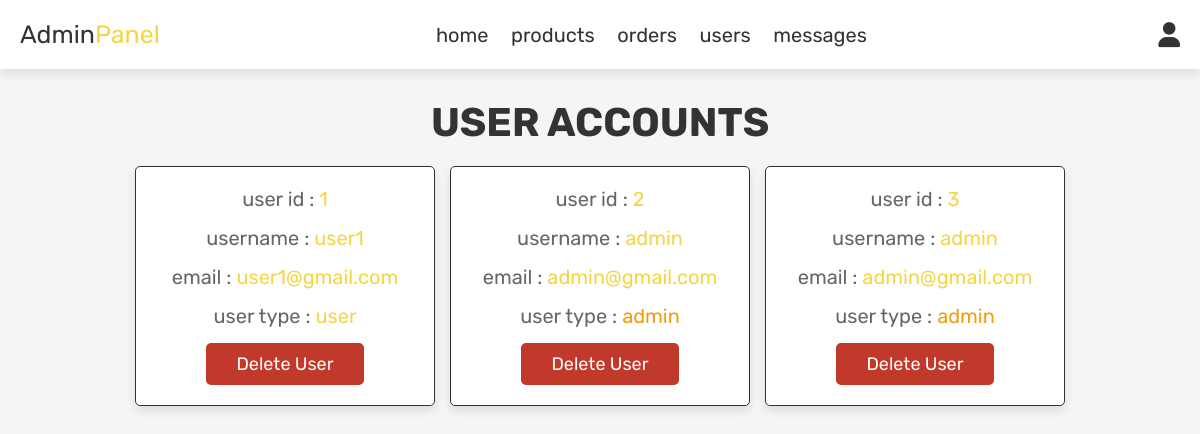
Screenshot of /admin_users.php (signed in) with the database file from the repository.
### tables this page shows
CREATE TABLE `users` (
  `id` int(100) NOT NULL,
  `name` varchar(100) NOT NULL,
  `email` varchar(100) NOT NULL,
  `password` varchar(100) NOT NULL,
  `user_type` varchar(20) NOT NULL DEFAULT 'user'
);

### admin_users.php (the view, shortened to what this page needs)
<?php
include 'config.php';
?>
<!DOCTYPE html>
<html lang="en">
<head>
   <link rel="stylesheet" href="https://cdnjs.cloudflare.com/ajax/libs/font-awesome/6.0.0/css/all.min.css">
   <link rel="stylesheet" href="css/admin_style.css">
</head>
<body>
<?php include 'admin_header.php'; ?>
<section class="users">
   <h1 class="title"> user accounts </h1>
   <div class="box-container">
      <?php
         $select_users = mysqli_query($conn, "SELECT * FROM `users`") or die('query failed');
         while($fetch_users = mysqli_fetch_assoc($select_users)){
      ?>
      <div class="box">
         <p> user id : <span><?php echo $fetch_users['id']; ?></span> </p>
         <p> username : <span><?php echo $fetch_users['name']; ?></span> </p>
         <p> email : <span><?php echo $fetch_users['email']; ?></span> </p>
         <p> user type : <span style="color:<?php if($fetch_users['user_type'] == 'admin'){ echo 'var(--orange)'; } ?>"><?php echo $fetch_users['user_type']; ?></span> </p>
         <a href="admin_users.php?delete=<?php echo $fetch_users['id']; ?>" onclick="return confirm('delete this user?');" class="delete-btn">delete user</a>
      </div>
      <?php
         };
      ?>
   </div>
</section>
</body>
</html>

### css/admin_style.css (style rules this page uses)
:root { --purple:#f3d646; --red:#c0392b; --orange:#f39c12; --black:#333; --white:#fff; --light-color:#666; --light-white:#ccc; --light-bg:#f5f5f5; --border:.1rem solid var(--black); --box-shadow:0 .5rem 1rem rgba(0,0,0,.1); }
* { font-family: 'Rubik', sans-serif; margin:0; padding:0; box-sizing: border-box; outline: none; border:none; text-decoration: none; transition:all .2s linear; }
html { font-size: 62.5%; overflow-x: hidden; }
body { background-color: var(--light-bg); }
section { padding:3rem 2rem; }
.title { text-align: center; margin-bottom: 2rem; text-transform: uppercase; color:var(--black); font-size: 4rem; }
.btn, .option-btn, .delete-btn, .white-btn { display: inline-block; margin-top: 1rem; padding:1rem 3rem; cursor: pointer; color:var(--white); font-size: 1.8rem; border-radius: .5rem; text-transform: capitalize; }
.delete-btn { background-color: var(--red); }
.users .box-container { display: grid; grid-template-columns: repeat(auto-fit, 30rem); justify-content: center; gap:1.5rem; max-width: 1200px; margin:0 auto; align-items: flex-start; }
.users .box-container .box { background-color: var(--white); padding:2rem; border:var(--border); box-shadow: var(--box-shadow); border-radius: .5rem; text-align: center; }
.users .box-container .box p { padding-bottom: 1.5rem; font-size: 2rem; color:var(--light-color); }
.users .box-container .box p span { color:var(--purple); }
.users .box-container .box .delete-btn { margin-top: 0; }

### rows the page displays
users: id "1", name "user1", email "user1@gmail.com", user_type "user"
users: id "2", name "admin", email "admin@gmail.com", user_type "admin"
users: id "3", name "admin", email "admin@gmail.com", user_type "admin"
